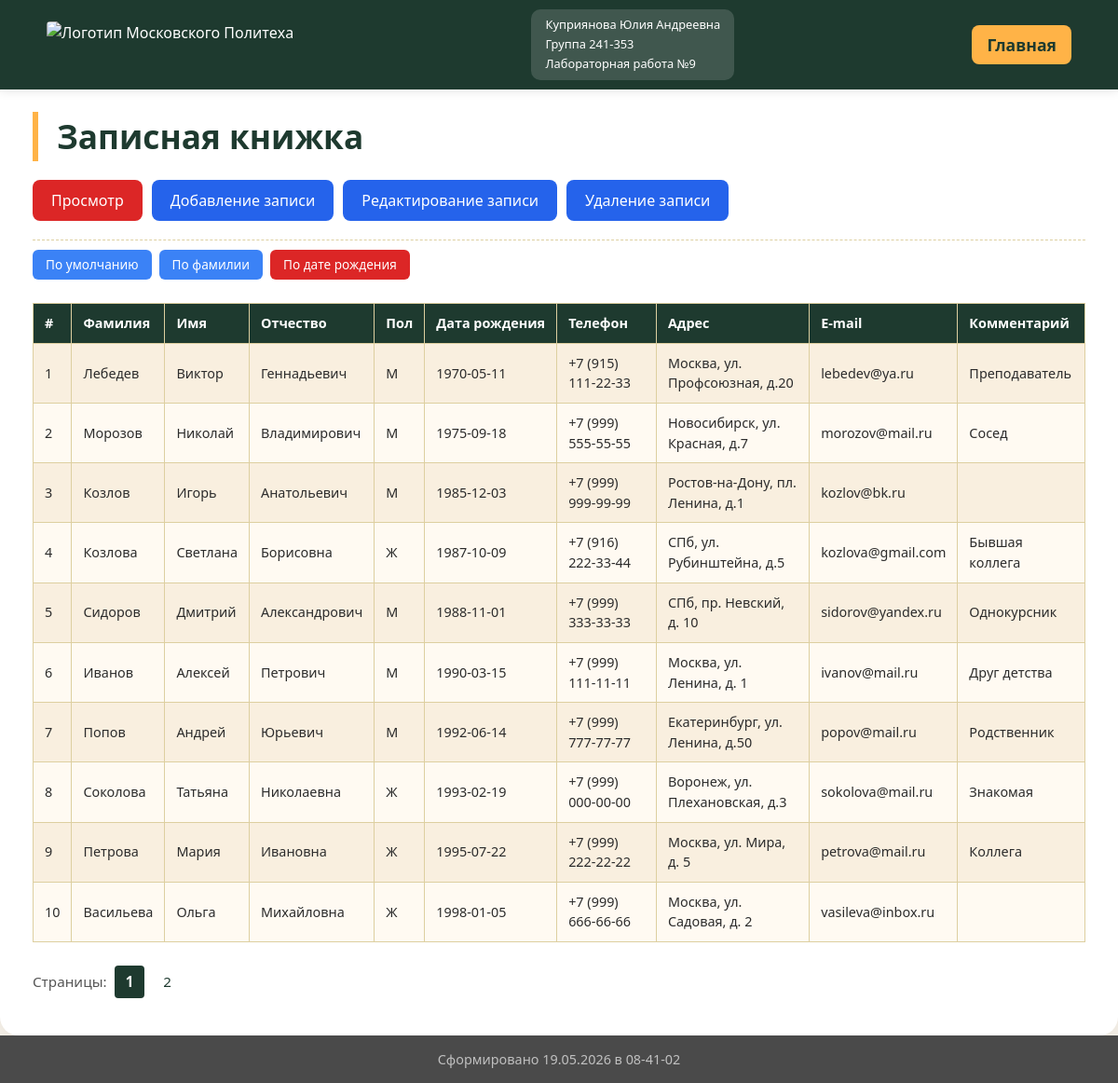
/?p=viewer&sort=birth, run on the app's committed database.
### tables this page shows
CREATE TABLE IF NOT EXISTS friends (
    id          INT          NOT NULL AUTO_INCREMENT PRIMARY KEY,   
    surname     VARCHAR(100) NOT NULL,         
    name        VARCHAR(100) NOT NULL,         
    patronymic  VARCHAR(100) DEFAULT '',       
    gender      CHAR(1)      DEFAULT 'М',      
    birthdate   DATE,                          
    phone       VARCHAR(30)  DEFAULT '',       
    address     VARCHAR(255) DEFAULT '',       
    email       VARCHAR(150) DEFAULT '',       
    comment     TEXT         DEFAULT ''        
);

### viewer.php (the view, shortened to what this page needs)
<?php
function getFriendsList(string $type, int $page): string
{
    $mysqli = mysqli_connect('localhost', 'root', '', 'friends');
    $sql_res = mysqli_query($mysqli, 'SELECT COUNT(*) FROM friends');
    if (!mysqli_errno($mysqli) && $row = mysqli_fetch_row($sql_res)) {
        if (!$TOTAL = $row[0]) {
            return '<p class="info-msg">В записной книжке пока нет контактов.</p>';
        }
        $PAGES = ceil($TOTAL / 10);
        switch ($type) {
            case 'birth':
                $orderBy = 'ORDER BY birthdate ASC';
                break;
        }
        $offset = $page * 10;
        $sql = 'SELECT * FROM friends ' . $orderBy . ' LIMIT ' . $offset . ', 10';
        $sql_res = mysqli_query($mysqli, $sql);
        $ret = '<table class="food-table">';
        $ret .= '<tr>
                    <th>#</th>
                    <th>Фамилия</th>
                    <th>Имя</th>
                    <th>Отчество</th>
                    <th>Пол</th>
                    <th>Дата рождения</th>
                    <th>Телефон</th>
                    <th>Адрес</th>
                    <th>E-mail</th>
                    <th>Комментарий</th>
                 </tr>';
        $num = $offset + 1;
        while ($row = mysqli_fetch_assoc($sql_res)) {
            $ret .= '<tr>
                        <td>' . $num++ . '</td>
                        <td>' . htmlspecialchars($row['surname']) . '</td>
                        <td>' . htmlspecialchars($row['name']) . '</td>
                        <td>' . htmlspecialchars($row['patronymic']) . '</td>
                        <td>' . htmlspecialchars($row['gender']) . '</td>
                        <td>' . htmlspecialchars($row['birthdate']) . '</td>
                        <td>' . htmlspecialchars($row['phone']) . '</td>
                        <td>' . htmlspecialchars($row['address']) . '</td>
                        <td>' . htmlspecialchars($row['email']) . '</td>
                        <td>' . htmlspecialchars($row['comment']) . '</td>
                     </tr>';
        }
        $ret .= '</table>';
        if ($PAGES > 1) {
            $ret .= '<div id="pages"><span>Страницы: </span>';
            for ($i = 0; $i < $PAGES; $i++) {
                if ($i != $page) {
                    $ret .= '<a href="?p=viewer&sort=' . $type . '&pg=' . $i . '">' . ($i + 1) . '</a>';
                } else {
                    $ret .= '<span class="current-page">' . ($i + 1) . '</span>';
                }
            }
            $ret .= '</div>';
        }
        return $ret;
    }
    return 'Неизвестная ошибка базы данных.';
}

### styles.css (style rules this page uses)
* { margin: 0; padding: 0; box-sizing: border-box; }
body { font-family: 'Segoe UI', Tahoma, Geneva, Verdana, sans-serif; background-color: #f5f0e8; color: #2c2c2c; line-height: 1.5; padding-top: 80px; min-height: 100vh; display: flex; flex-direction: column; }
.food-table { width: 100%; border-collapse: collapse; margin: 25px 0; background-color: #fffaf2; font-size: 0.9rem; }
.food-table th, .food-table td { border: 1px solid #ddcfa0; padding: 10px 12px; text-align: left; }
.food-table th { background-color: #1e3a2f; color: white; font-weight: 600; white-space: nowrap; }
.food-table tr:nth-child(even) { background-color: #f9efdf; }
#pages { display: flex; align-items: center; gap: 8px; margin: 15px 0; flex-wrap: wrap; }
#pages span { color: #555; font-size: 0.95rem; }
#pages a { display: inline-block; padding: 6px 12px; text-decoration: none; color: #1e3a2f; font-size: 0.95rem; border-radius: 4px; transition: border 0.1s ease; }
#pages .current-page { display: inline-block; padding: 6px 12px; background-color: #1e3a2f; color: white; border-radius: 4px; font-size: 0.95rem; font-weight: bold; }

### data on the page
friends: surname "Лебедев", name "Виктор", patronymic "Геннадьевич", gender "М", birthdate "1970-05-11", phone "+7 (915) 111-22-33", address "Москва, ул. Профсоюзная, д.20", email "lebedev@ya.ru", comment "Преподаватель"
friends: surname "Морозов", name "Николай", patronymic "Владимирович", gender "М", birthdate "1975-09-18", phone "+7 (999) 555-55-55", address "Новосибирск, ул. Красная, д.7", email "morozov@mail.ru", comment "Сосед"
friends: surname "Козлов", name "Игорь", patronymic "Анатольевич", gender "М", birthdate "1985-12-03", phone "+7 (999) 999-99-99", address "Ростов-на-Дону, пл. Ленина, д.1", email "kozlov@bk.ru"
friends: surname "Козлова", name "Светлана", patronymic "Борисовна", gender "Ж", birthdate "1987-10-09", phone "+7 (916) 222-33-44", address "СПб, ул. Рубинштейна, д.5", email "kozlova@gmail.com", comment "Бывшая коллега"
friends: surname "Сидоров", name "Дмитрий", patronymic "Александрович", gender "М", birthdate "1988-11-01", phone "+7 (999) 333-33-33", address "СПб, пр. Невский, д. 10", email "sidorov@yandex.ru", comment "Однокурсник"
friends: surname "Иванов", name "Алексей", patronymic "Петрович", gender "М", birthdate "1990-03-15", phone "+7 (999) 111-11-11", address "Москва, ул. Ленина, д. 1", email "ivanov@mail.ru", comment "Друг детства"
friends: surname "Попов", name "Андрей", patronymic "Юрьевич", gender "М", birthdate "1992-06-14", phone "+7 (999) 777-77-77", address "Екатеринбург, ул. Ленина, д.50", email "popov@mail.ru", comment "Родственник"
friends: surname "Соколова", name "Татьяна", patronymic "Николаевна", gender "Ж", birthdate "1993-02-19", phone "+7 (999) 000-00-00", address "Воронеж, ул. Плехановская, д.3", email "sokolova@mail.ru", comment "Знакомая"
friends: surname "Петрова", name "Мария", patronymic "Ивановна", gender "Ж", birthdate "1995-07-22", phone "+7 (999) 222-22-22", address "Москва, ул. Мира, д. 5", email "petrova@mail.ru", comment "Коллега"
friends: surname "Васильева", name "Ольга", patronymic "Михайловна", gender "Ж", birthdate "1998-01-05", phone "+7 (999) 666-66-66", address "Москва, ул. Садовая, д. 2", email "vasileva@inbox.ru"
